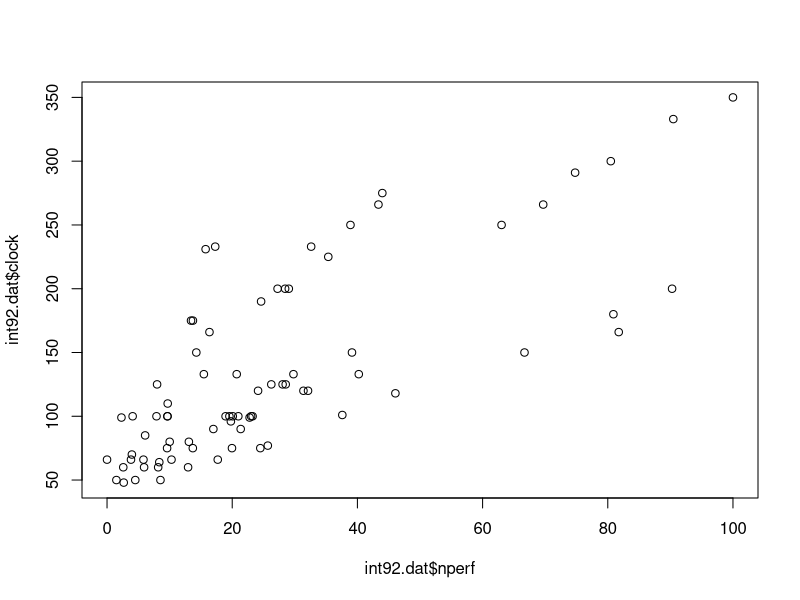
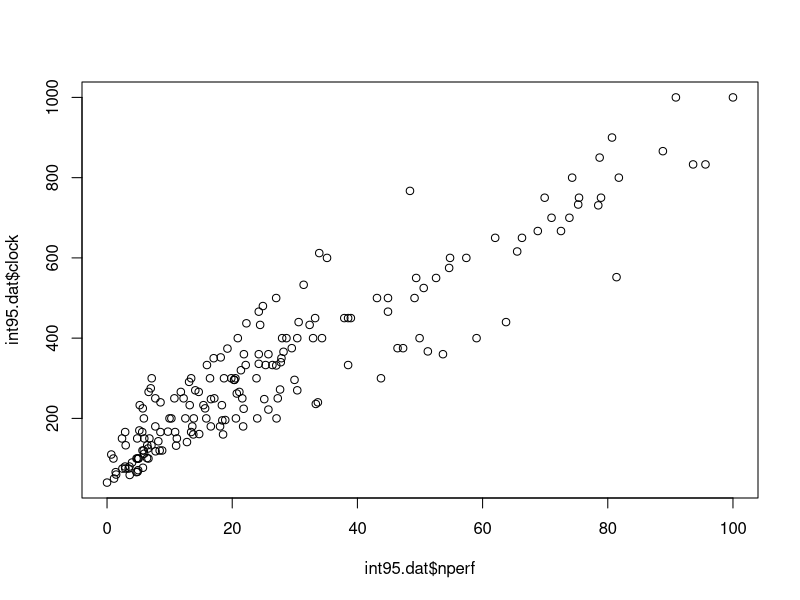
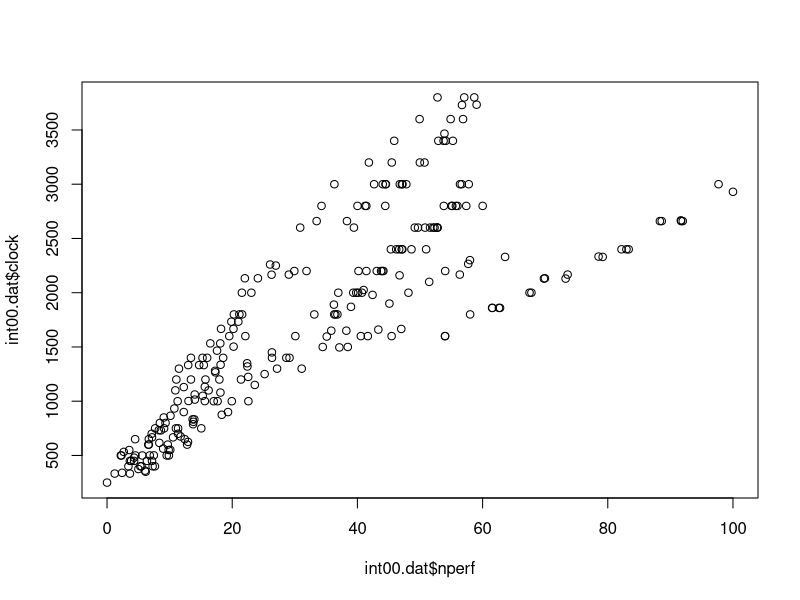
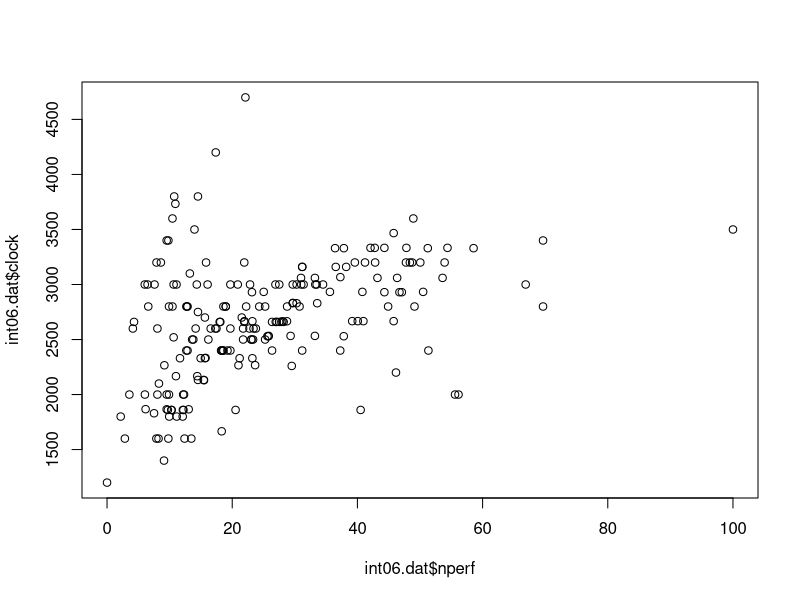
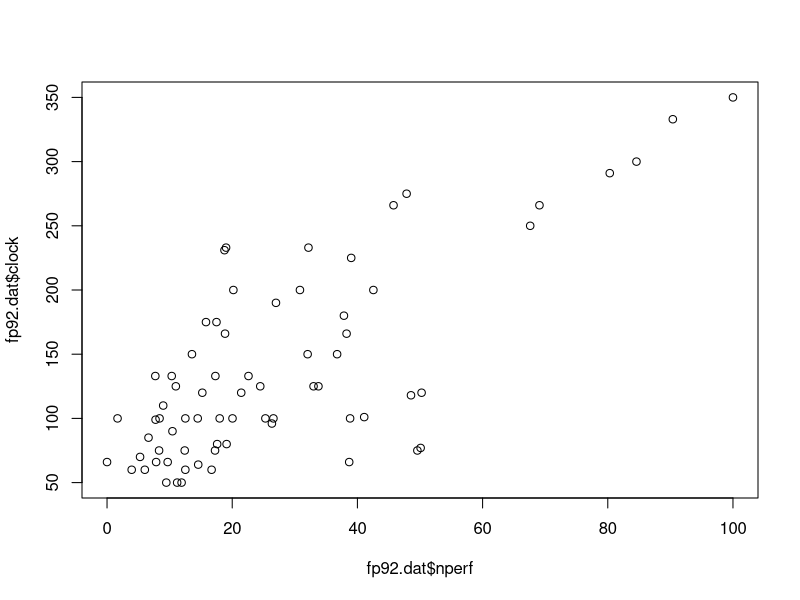
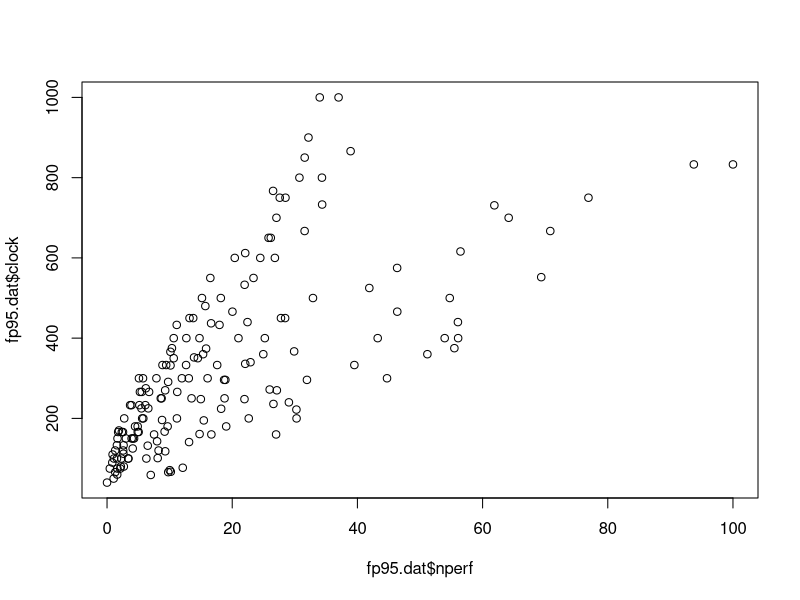
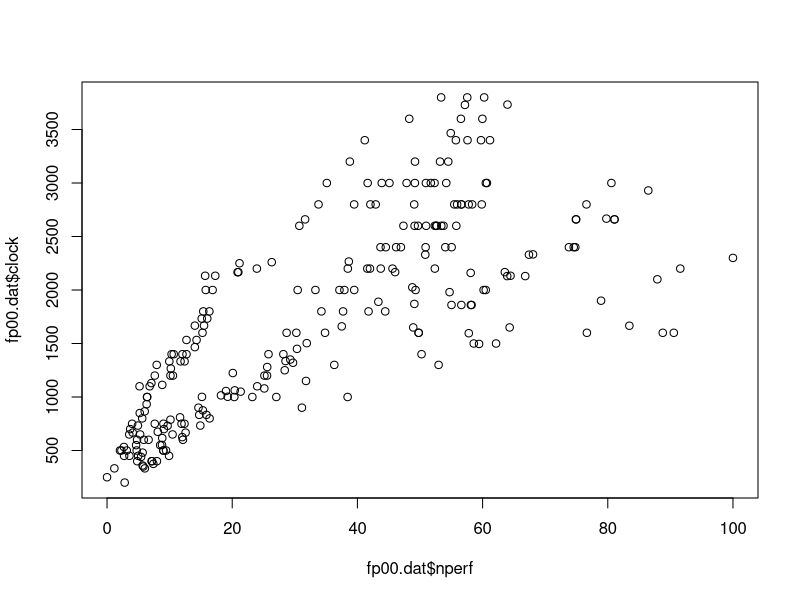
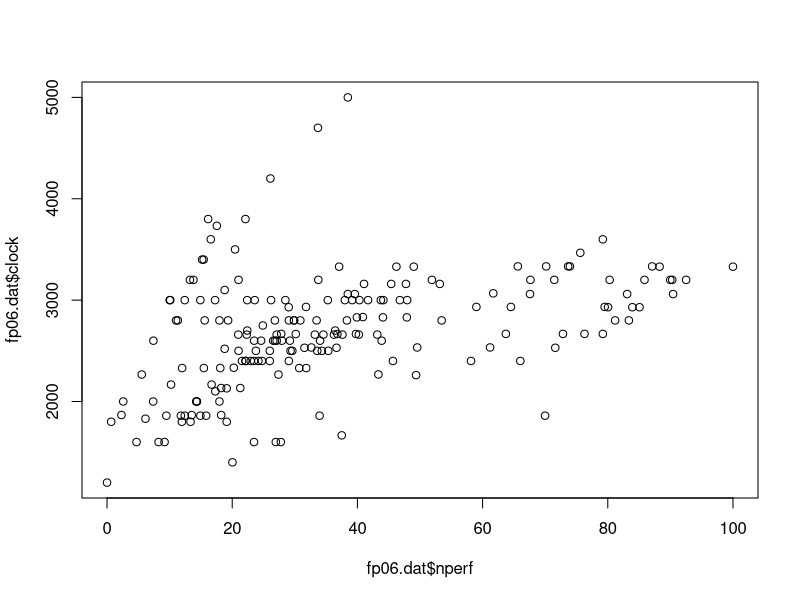

Generate these figures, in order, with R:
# Functions to read in the CSV table that contains all of the raw data.
# Before running these functions, make sure the file "all-data.csv" is
# in the local directory.
# Also, within the R environment, change the working directory to the directory
# that contains the data file using the toolbar menu:
# File -> Change dir
#

# Read the data from the csv file.
processors <- read.csv("all-data.csv")


################################################################
#
# This function returns the data from the desired column.
# Example:  clock<-get_column("Fp2000","Processor.Clock..MHz.")

get_column <- function(x,y) {
  
  # x = string with the name of the desired benchmark
  # y = desired column
  #
  # Find the indices of all rows that have an entry for the  
  # indicated benchmark
  benchmark <- paste(paste("Spec",x,sep=""),"..average.base.",
                     sep="")
  ix <- !is.na(processors[,benchmark])
  return(processors[ix,y])
}
################################################################




################################################################
# This function extracts the interesting data columns for the given benchmark
# program and returns a dataframe with these columns.

extract_data <- function(benchmark) {
  
  temp <- paste(paste("Spec",benchmark,sep=""),"..average.base.", sep="")
  
  # perf = the performance reported in the database
  perf <- get_column(benchmark,temp)
  
  #nperf = performance normalized to the overall range
  max_perf <- max(perf)
  min_perf <- min(perf)
  range <- max_perf - min_perf
  nperf <- 100 * (perf - min_perf) / range
  
  clock <- get_column(benchmark,"Processor.Clock..MHz.")
  threads <- get_column(benchmark,"Threads.core")
  cores <- get_column(benchmark,"Cores")
  TDP <- get_column(benchmark,"TDP")
  transistors <- get_column(benchmark,"Transistors..millions.")
  dieSize <- get_column(benchmark,"Die.size..mm.2.")
  voltage <- get_column(benchmark,"Voltage..low.")
  featureSize <- get_column(benchmark,"Feature.Size..microns.")
  channel <- get_column(benchmark,"Channel.length..microns.")
  FO4delay <- get_column(benchmark,"FO4.Delay..ps.")
  L1icache <- get_column(benchmark,"L1..instruction...on.chip.")
  L1dcache <- get_column(benchmark,"L1..data...on.chip.")
  L2cache <- get_column(benchmark,"L2..on.chip.")
  L3cache <- get_column(benchmark,"L3..on.chip.")
  
  return(data.frame(nperf,perf,clock,threads,cores,TDP,transistors,dieSize,voltage,featureSize,channel,FO4delay,L1icache,L1dcache,L2cache,L3cache))
  
}
################################################################


# Extract a new data frame for each of the benchmark programs available in the data set.

int92.dat <- extract_data("Int1992")
fp92.dat <- extract_data("Fp1992")
int95.dat <- extract_data("Int1995")
fp95.dat <- extract_data("Fp1995")
int00.dat <- extract_data("Int2000")
fp00.dat <- extract_data("Fp2000")
int06.dat <- extract_data("Int2006")
fp06.dat <- extract_data("Fp2006")


###########################################################################

## [1]
D1_int92 <- sapply(int92.dat, na.rm = TRUE, mean)
D1_int95 <- sapply(int95.dat, na.rm = TRUE, mean)
D1_int00 <- sapply(int00.dat, na.rm = TRUE, mean)
D1_int06 <- sapply(int06.dat, na.rm = TRUE, mean)

D1_fp92 <- sapply(fp92.dat, na.rm = TRUE, mean)
D1_fp95 <- sapply(fp95.dat, na.rm = TRUE, mean)
D1_fp00 <- sapply(fp00.dat, na.rm = TRUE, mean)
D1_fp06 <- sapply(fp06.dat, na.rm = TRUE, mean)

mean = cbind(D1_int92, D1_int95, D1_int00, D1_int06, D1_fp92, D1_fp95, D1_fp00, D1_fp06)


## [2]
D2_int92 <- sapply(int92.dat, na.rm = TRUE, var)
D2_int95 <- sapply(int95.dat, na.rm = TRUE, var)
D2_int00 <- sapply(int00.dat, na.rm = TRUE, var)
D2_int06 <- sapply(int06.dat, na.rm = TRUE, var)

D2_fp92 <- sapply(fp92.dat, na.rm = TRUE, var)
D2_fp95 <- sapply(fp95.dat, na.rm = TRUE, var)
D2_fp00 <- sapply(fp00.dat, na.rm = TRUE, var)
D2_fp06 <- sapply(fp06.dat, na.rm = TRUE, var)

variance = cbind(D2_int92, D2_int95, D2_int00, D2_int06, D2_fp92, D2_fp95, D2_fp00, D2_fp06)


## [3]
D3_int92 <- sapply(int92.dat, na.rm = TRUE, min)
D3_int95 <- sapply(int95.dat, na.rm = TRUE, min)
D3_int00 <- sapply(int00.dat, na.rm = TRUE, min)
D3_int06 <- sapply(int06.dat, na.rm = TRUE, min)

D3_fp92 <- sapply(fp92.dat, na.rm = TRUE, min)
D3_fp95 <- sapply(fp95.dat, na.rm = TRUE, min)
D3_fp00 <- sapply(fp00.dat, na.rm = TRUE, min)
D3_fp06 <- sapply(fp06.dat, na.rm = TRUE, min)

minimum = cbind(D3_int92, D3_int95, D3_int00, D3_int06, D3_fp92, D3_fp95, D3_fp00, D3_fp06)



## [4]
D4_int92 <- sapply(int92.dat, na.rm = TRUE, var)
D4_int95 <- sapply(int95.dat, na.rm = TRUE, var)
D4_int00 <- sapply(int00.dat, na.rm = TRUE, var)
D4_int06 <- sapply(int06.dat, na.rm = TRUE, var)

D4_fp92 <- sapply(fp92.dat, na.rm = TRUE, max)
D4_fp95 <- sapply(fp95.dat, na.rm = TRUE, max)
D4_fp00 <- sapply(fp00.dat, na.rm = TRUE, max)
D4_fp06 <- sapply(fp06.dat, na.rm = TRUE, max)

maximum = cbind(D4_int92, D4_int95, D4_int00, D4_int06, D4_fp92, D4_fp95, D4_fp00, D4_fp06)


########################################################################################

colMeans_int92 = colMeans(is.na(int92.dat))
colMeans_int95 = colMeans(is.na(int95.dat))
colMeans_int00 = colMeans(is.na(int00.dat))
colMeans_int06 = colMeans(is.na(int06.dat))
colMeans_fp92 = colMeans(is.na(fp92.dat))
colMeans_fp95 = colMeans(is.na(fp95.dat))
colMeans_fp00 = colMeans(is.na(fp00.dat))
colMeans_fp06 = colMeans(is.na(fp06.dat))

colMeans_all <- cbind(colMeans_int92, colMeans_int95, colMeans_int00, colMeans_int06, colMeans_fp92, colMeans_fp95, colMeans_fp00, colMeans_fp06)


table_int92 <- sapply(int92.dat, table)
table_int95 <- sapply(int95.dat, table)
table_int00 <- sapply(int00.dat, table)
table_int06 <- sapply(int06.dat, table)

table_fp92 <- sapply(fp92.dat, table)
table_fp95 <- sapply(fp95.dat, table)
table_fp00 <- sapply(fp00.dat, table)
table_fp06 <- sapply(fp06.dat, table)



plot(int92.dat$nperf, int92.dat$clock, na.rm = TRUE, inf.rm = TRUE)
plot(int95.dat$nperf, int95.dat$clock, na.rm = TRUE, inf.rm = TRUE)
plot(int00.dat$nperf, int00.dat$clock, na.rm = TRUE, inf.rm = TRUE)
plot(int06.dat$nperf, int06.dat$clock, na.rm = TRUE, inf.rm = TRUE)

plot(fp92.dat$nperf, fp92.dat$clock, na.rm = TRUE, inf.rm = TRUE)
plot(fp95.dat$nperf, fp95.dat$clock, na.rm = TRUE, inf.rm = TRUE)
plot(fp00.dat$nperf, fp00.dat$clock, na.rm = TRUE, inf.rm = TRUE)
plot(fp06.dat$nperf, fp06.dat$clock, na.rm = TRUE, inf.rm = TRUE)
